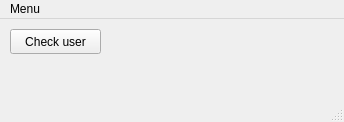
<?xml version="1.0" encoding="UTF-8"?>
<ui version="4.0">
 <class>MainWindow</class>
 <widget class="QMainWindow" name="MainWindow">
  <property name="geometry">
   <rect>
    <x>0</x>
    <y>0</y>
    <width>344</width>
    <height>122</height>
   </rect>
  </property>
  <property name="windowTitle">
   <string>MainWindow</string>
  </property>
  <widget class="QWidget" name="centralwidget">
   <widget class="QPushButton" name="checkUserButton">
    <property name="geometry">
     <rect>
      <x>10</x>
      <y>10</y>
      <width>91</width>
      <height>25</height>
     </rect>
    </property>
    <property name="text">
     <string>Check user</string>
    </property>
   </widget>
   <widget class="QLabel" name="label">
    <property name="geometry">
     <rect>
      <x>10</x>
      <y>40</y>
      <width>321</width>
      <height>17</height>
     </rect>
    </property>
    <property name="text">
     <string/>
    </property>
   </widget>
  </widget>
  <widget class="QMenuBar" name="menubar">
   <property name="geometry">
    <rect>
     <x>0</x>
     <y>0</y>
     <width>344</width>
     <height>22</height>
    </rect>
   </property>
   <widget class="QMenu" name="menuButton">
    <property name="title">
     <string>Menu</string>
    </property>
    <addaction name="actionSetUser"/>
   </widget>
   <addaction name="menuButton"/>
  </widget>
  <widget class="QStatusBar" name="statusbar"/>
  <action name="actionSetUser">
   <property name="text">
    <string>Set user</string>
   </property>
  </action>
 </widget>
 <resources/>
 <connections/>
</ui>
